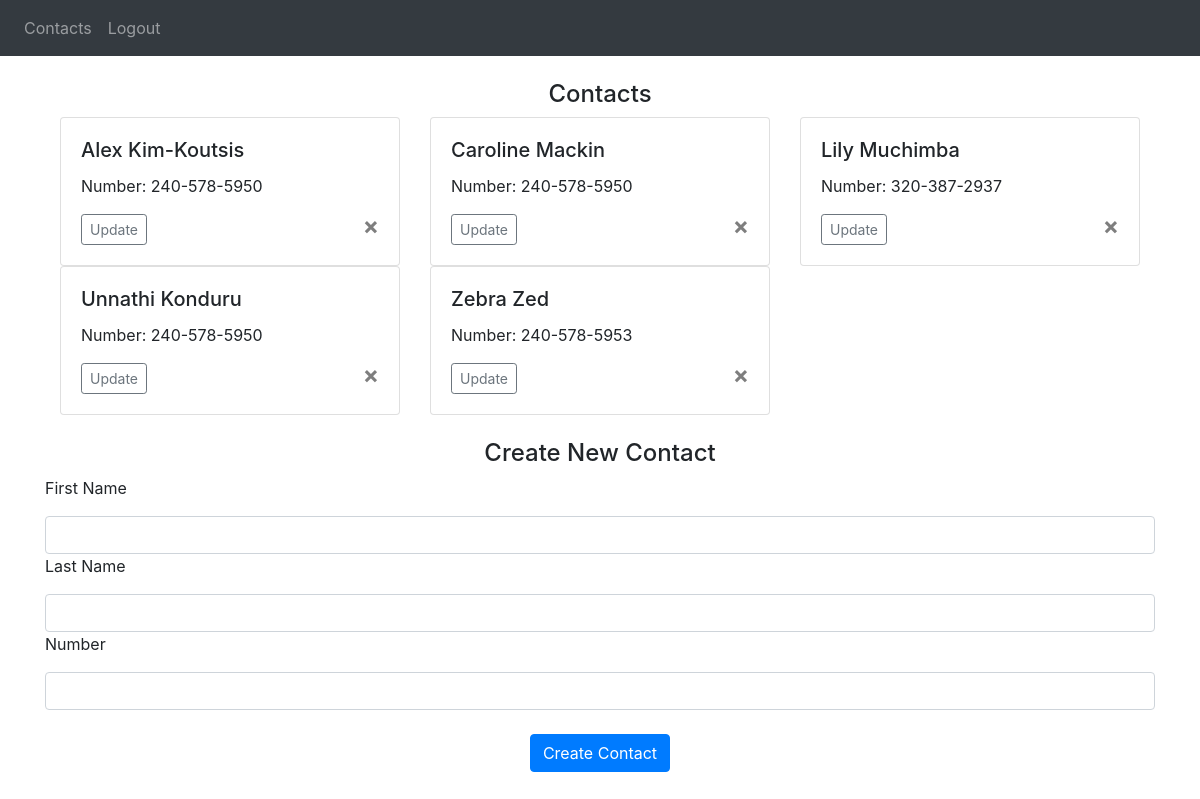
Screenshot of / (signed in) with the database file from the repository.
### Website/models.py (models this page shows)
class Contact(db.Model):
    id = db.Column(db.Integer, primary_key = True)
    first_name = db.Column(db.String(150))
    last_name = db.Column(db.String(150))
    number = db.Column(db.String(150))
    date = db.Column(db.DateTime(timezone = True),default = func.now())
    user_id = db.Column(db.Integer, db.ForeignKey('user.id'))

### Website/views.py (the view, shortened to what this page needs)
@views.route("/",methods=['GET', 'POST'])
@login_required
def contactlist():
    return render_template("contactlist.html", user = current_user)

### Website/__init__.py (called while the page is built)
def create_app():
    app = Flask(__name__)
    app.config['SECRET_KEY'] = 'fhdgwefgifuejukf'
    app.config['SQLALCHEMY_DATABASE_URI'] = f'sqlite:///{DB_NAME}'
    db.init_app(app)
    from .views import views
    from .auth import auth
    app.register_blueprint(views, url_prefix='/')
    app.register_blueprint(auth, url_prefix='/')
    from .models import User, Contact
    create_database(app)
    login_manager = LoginManager()
    login_manager.login_view = 'auth.login'
    login_manager.init_app(app)
    @login_manager.user_loader
    def load_user(id):
        return User.query.get(int(id))
    return app

### Website/templates/contactlist.html (shortened to what this page needs)
{%extends "base.html" %}{% block title %}Contacts{% endblock %}{% block content %}
<br/>
<h4 align="center">Contacts</h4>
<div class="container">
  <div class="row">
    {% for contact in user.contacts|sort(attribute='first_name') %}
    <div class="col-md-4">
      <div class="card">
        <div class="card-body">
          <h5 class="card-title">{{ contact.first_name }} {{ contact.last_name }}</h5>
          <p class="card-text">Number: {{ contact.number }}</p>
          <button type = "button" class="close" onClick ="deleteContact({{ contact.id }})">
            <span aria-hidden="true">&times;</span>
          </button>
          <a href="/update/{{contact.id}}" class="btn btn-outline-secondary btn-sm">Update</a>
        </div>
      </div>
    </div>
    {% endfor %}
  </div>
</div>
<br/>
<h4 align = "center">Create New Contact</h4>
<form method = "POST">
    <p>First Name</p>
    <input name = "first_name" id="first_name" class = "form-control"/>
    <p>Last Name</p>
    <input name = "last_name" id="last_name" class = "form-control"/>
    <p>Number</p>
    <input name = "number" id="number" class = "form-control"/>
    <br/>
    <div align = "center">
        <button type="submit" class = "btn btn-primary">Create Contact</button>
    </div>
</form>
{% endblock %}

### Website/templates/base.html (shortened to what this page needs)
<!DOCTYPE html>
<html>
    <head>
        <link
      rel="stylesheet"
      href="https://stackpath.bootstrapcdn.com/bootstrap/4.4.1/css/bootstrap.min.css"
        />
        <link
      rel="stylesheet"
      href="https://stackpath.bootstrapcdn.com/font-awesome/4.7.0/css/font-awesome.min.css"
        />
    </head>
    <body>
        <nav class="navbar navbar-expand-lg navbar-dark bg-dark">
            <div class="collapse navbar-collapse">
                <div class="navbar-nav">
                    {% if user.is_authenticated %}
                    <a class="nav-item nav-link" id="home" href="/">Contacts</a>
                    <a class="nav-item nav-link" id="logout" href="/logout">Logout</a>
                    {% else %}
                    <a class="nav-item nav-link" id="login" href="/login">Login</a>
                    <a class="nav-item nav-link" id="signUp" href="/signup">Sign Up</a>
                    {% endif %}
                </div>
            </div>
        </nav>
        <div class ="container">
            {% block content %}
            {% endblock %}
        </div>
    </body>
</html>

### rows the page displays
Contact: first_name "Alex", last_name "Kim-Koutsis", number "240-578-5950"
Contact: first_name "Caroline", last_name "Mackin", number "240-578-5950"
Contact: first_name "Lily", last_name "Muchimba", number "320-387-2937"
Contact: first_name "Unnathi", last_name "Konduru", number "240-578-5950"
Contact: first_name "Zebra", last_name "Zed", number "240-578-5953"
